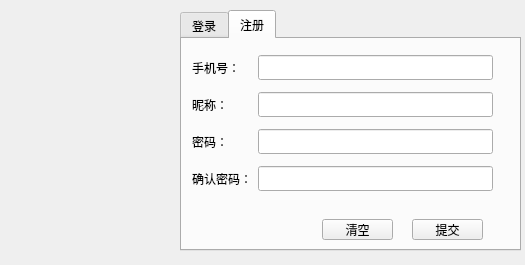
<?xml version="1.0" encoding="UTF-8"?>
<ui version="4.0">
 <class>loginDialog</class>
 <widget class="QDialog" name="loginDialog">
  <property name="geometry">
   <rect>
    <x>0</x>
    <y>0</y>
    <width>525</width>
    <height>265</height>
   </rect>
  </property>
  <property name="minimumSize">
   <size>
    <width>525</width>
    <height>265</height>
   </size>
  </property>
  <property name="maximumSize">
   <size>
    <width>525</width>
    <height>265</height>
   </size>
  </property>
  <property name="windowTitle">
   <string>Dialog</string>
  </property>
  <widget class="QLabel" name="lb_bg">
   <property name="geometry">
    <rect>
     <x>10</x>
     <y>10</y>
     <width>161</width>
     <height>241</height>
    </rect>
   </property>
   <property name="text">
    <string/>
   </property>
   <property name="pixmap">
    <pixmap resource="resources.qrc">:/resources/images/logo.ico</pixmap>
   </property>
   <property name="scaledContents">
    <bool>true</bool>
   </property>
   <property name="wordWrap">
    <bool>false</bool>
   </property>
   <property name="openExternalLinks">
    <bool>false</bool>
   </property>
   <property name="textInteractionFlags">
    <set>Qt::TextInteractionFlag::NoTextInteraction</set>
   </property>
  </widget>
  <widget class="QTabWidget" name="tabWidget">
   <property name="geometry">
    <rect>
     <x>180</x>
     <y>10</y>
     <width>341</width>
     <height>241</height>
    </rect>
   </property>
   <property name="font">
    <font>
     <family>微软雅黑</family>
    </font>
   </property>
   <property name="currentIndex">
    <number>1</number>
   </property>
   <widget class="QWidget" name="tab_login">
    <attribute name="title">
     <string>登录</string>
    </attribute>
    <widget class="QPushButton" name="pb_clear">
     <property name="geometry">
      <rect>
       <x>120</x>
       <y>180</y>
       <width>71</width>
       <height>21</height>
      </rect>
     </property>
     <property name="text">
      <string>清空</string>
     </property>
    </widget>
    <widget class="QPushButton" name="pb_submit">
     <property name="geometry">
      <rect>
       <x>210</x>
       <y>180</y>
       <width>71</width>
       <height>21</height>
      </rect>
     </property>
     <property name="text">
      <string>提交</string>
     </property>
    </widget>
    <widget class="QWidget" name="layoutWidget">
     <property name="geometry">
      <rect>
       <x>10</x>
       <y>30</y>
       <width>291</width>
       <height>111</height>
      </rect>
     </property>
     <layout class="QGridLayout" name="gridLayout">
      <item row="0" column="0">
       <widget class="QLabel" name="lb_tel">
        <property name="text">
         <string>手机号：</string>
        </property>
       </widget>
      </item>
      <item row="0" column="1">
       <widget class="QLineEdit" name="le_tel"/>
      </item>
      <item row="1" column="0">
       <widget class="QLabel" name="lb_pass">
        <property name="text">
         <string>密码：</string>
        </property>
       </widget>
      </item>
      <item row="1" column="1">
       <widget class="QLineEdit" name="le_pass">
        <property name="echoMode">
         <enum>QLineEdit::EchoMode::Password</enum>
        </property>
       </widget>
      </item>
     </layout>
    </widget>
   </widget>
   <widget class="QWidget" name="tab_regist">
    <attribute name="title">
     <string>注册</string>
    </attribute>
    <widget class="QPushButton" name="pb_submit_regist">
     <property name="geometry">
      <rect>
       <x>230</x>
       <y>180</y>
       <width>71</width>
       <height>21</height>
      </rect>
     </property>
     <property name="text">
      <string>提交</string>
     </property>
    </widget>
    <widget class="QPushButton" name="pb_clear_regist">
     <property name="geometry">
      <rect>
       <x>140</x>
       <y>180</y>
       <width>71</width>
       <height>21</height>
      </rect>
     </property>
     <property name="text">
      <string>清空</string>
     </property>
    </widget>
    <widget class="QWidget" name="layoutWidget">
     <property name="geometry">
      <rect>
       <x>10</x>
       <y>10</y>
       <width>301</width>
       <height>151</height>
      </rect>
     </property>
     <layout class="QGridLayout" name="gridLayout_9">
      <item row="0" column="0">
       <widget class="QLabel" name="lb_tel_regist">
        <property name="text">
         <string>手机号：</string>
        </property>
       </widget>
      </item>
      <item row="0" column="1">
       <widget class="QLineEdit" name="le_tel_regist"/>
      </item>
      <item row="1" column="0">
       <widget class="QLabel" name="lb_name">
        <property name="text">
         <string>昵称：</string>
        </property>
       </widget>
      </item>
      <item row="1" column="1">
       <widget class="QLineEdit" name="le_name"/>
      </item>
      <item row="2" column="0">
       <widget class="QLabel" name="lb_pass_regist">
        <property name="text">
         <string>密码：</string>
        </property>
       </widget>
      </item>
      <item row="2" column="1">
       <widget class="QLineEdit" name="le_pass_regist">
        <property name="echoMode">
         <enum>QLineEdit::EchoMode::Password</enum>
        </property>
       </widget>
      </item>
      <item row="3" column="0">
       <widget class="QLabel" name="lb_passComfir">
        <property name="text">
         <string>确认密码：</string>
        </property>
       </widget>
      </item>
      <item row="3" column="1">
       <widget class="QLineEdit" name="le_passcomfir">
        <property name="echoMode">
         <enum>QLineEdit::EchoMode::Password</enum>
        </property>
       </widget>
      </item>
     </layout>
    </widget>
   </widget>
  </widget>
 </widget>
 <tabstops>
  <tabstop>le_tel_regist</tabstop>
  <tabstop>le_name</tabstop>
  <tabstop>le_pass_regist</tabstop>
  <tabstop>le_passcomfir</tabstop>
  <tabstop>pb_submit_regist</tabstop>
  <tabstop>pb_clear_regist</tabstop>
  <tabstop>le_tel</tabstop>
  <tabstop>le_pass</tabstop>
  <tabstop>pb_submit</tabstop>
  <tabstop>pb_clear</tabstop>
  <tabstop>tabWidget</tabstop>
 </tabstops>
 <resources>
  <include location="resources.qrc"/>
 </resources>
 <connections/>
</ui>
